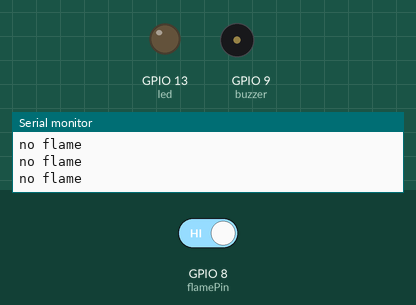
This sketch was run on a simulated ESP32. Parts: output pins drawn as LEDs (lit = HIGH), buzzer (waves = sounding, pin HIGH), the last lines printed to the serial monitor. Inputs (shaded band) come from the test bench; at power-on: GPIO 8 (flamePin) HIGH.

Above: at 1.2 s.
1.3 s: GPIO 8 (flamePin) driven LOW
At 1.8 s:
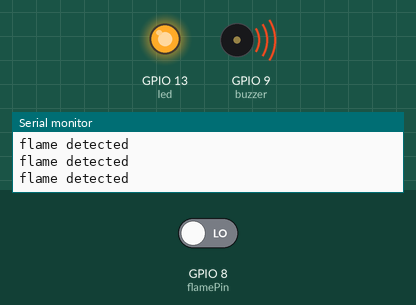
2.8 s: GPIO 8 (flamePin) driven HIGH
At 3.1 s:
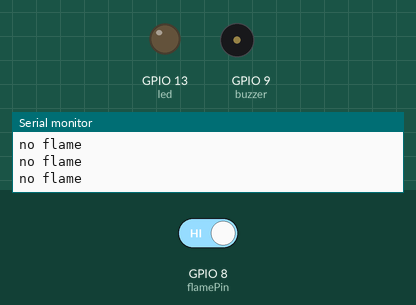
Timing chart, 0 to 5.8 s (numbered marks = the images above; inputs shaded):
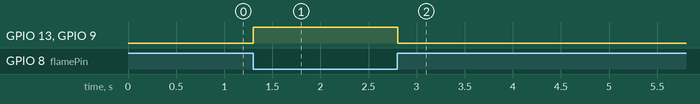

Measured:
- after the input at 1.3 s, GPIO 13 (led), GPIO 9 (buzzer): LOW → HIGH at once
- after the input at 2.8 s, GPIO 13 (led), GPIO 9 (buzzer): HIGH → LOW at once

The sketch:

flame_sensor.ino
```cpp
const int flamePin = 8;
const int led = 13;
const int buzzer = 9;

void setup() {
  // put your setup code here, to run once:
  Serial.begin(9600);
  pinMode(flamePin, INPUT);
  pinMode(led, OUTPUT);
  pinMode(buzzer, OUTPUT);
}

void loop() {
  int flameState = digitalRead(flamePin);

  if(flameState == LOW) {
    digitalWrite(buzzer, HIGH);
    digitalWrite(led, HIGH);
    Serial.println("flame detected");
  }else {
    digitalWrite(buzzer, LOW);
    digitalWrite(led, LOW);
    Serial.println("no flame");
  }
  delay(100);
}
```
